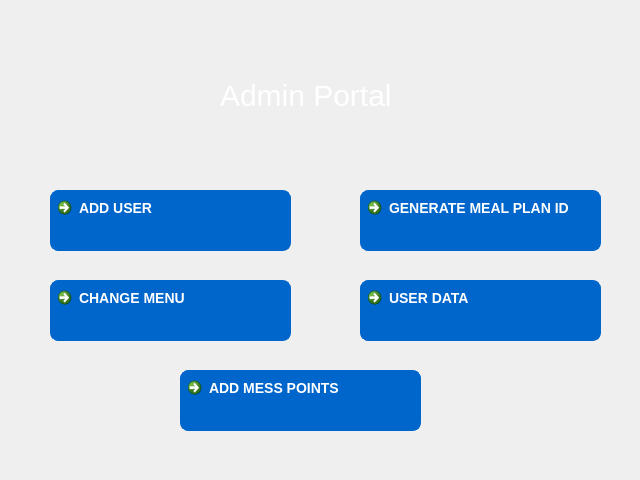
<?xml version="1.0" encoding="UTF-8"?>
<ui version="4.0">
 <class>admin_page</class>
 <widget class="QDialog" name="admin_page">
  <property name="geometry">
   <rect>
    <x>0</x>
    <y>0</y>
    <width>640</width>
    <height>480</height>
   </rect>
  </property>
  <property name="windowTitle">
   <string>Admin</string>
  </property>
  <property name="windowIcon">
   <iconset resource="img.qrc">
    <normaloff>:/images/mess_icon4.png</normaloff>:/images/mess_icon4.png</iconset>
  </property>
  <widget class="QCommandLinkButton" name="viewMenu">
   <property name="geometry">
    <rect>
     <x>50</x>
     <y>280</y>
     <width>241</width>
     <height>61</height>
    </rect>
   </property>
   <property name="styleSheet">
    <string notr="true">QCommandLinkButton {
    background-color: #0066CC; /* Lighter Blue (for button) */
    color: white; /* White text */
    border: 1px solid #0066CC; /* Slight Blue border (match button color) */
    border-radius: 8px; /* Rounded borders */
    font-size: 14px; /* Increased text size */
    font-family: 'Tahoma', sans-serif; /* Different font */
}

QCommandLinkButton:hover {
    background-color: #005599; /* Slightly darker Blue on hover */
}

QCommandLinkButton:pressed {
    background-color: #004080; /* Darker Blue when pressed */
    border: 1px solid #004080; /* Slight Darker Blue border when pressed */
}
</string>
   </property>
   <property name="text">
    <string>CHANGE MENU</string>
   </property>
   <property name="icon">
    <iconset resource="img.qrc">
     <normaloff>:/images/cycle.png</normaloff>:/images/cycle.png</iconset>
   </property>
   <property name="iconSize">
    <size>
     <width>40</width>
     <height>40</height>
    </size>
   </property>
  </widget>
  <widget class="QCommandLinkButton" name="addUser">
   <property name="geometry">
    <rect>
     <x>50</x>
     <y>190</y>
     <width>241</width>
     <height>61</height>
    </rect>
   </property>
   <property name="styleSheet">
    <string notr="true">QCommandLinkButton {
    background-color: #0066CC; /* Lighter Blue (for button) */
    color: white; /* White text */
    border: 1px solid #0066CC; /* Slight Blue border (match button color) */
    border-radius: 8px; /* Rounded borders */
    font-size: 14px; /* Increased text size */
    font-family: 'Tahoma', sans-serif; /* Different font */
}

QCommandLinkButton:hover {
    background-color: #005599; /* Slightly darker Blue on hover */
}

QCommandLinkButton:pressed {
    background-color: #004080; /* Darker Blue when pressed */
    border: 1px solid #004080; /* Slight Darker Blue border when pressed */
}
</string>
   </property>
   <property name="text">
    <string>ADD USER</string>
   </property>
   <property name="icon">
    <iconset resource="img.qrc">
     <normaloff>:/images/add3.png</normaloff>:/images/add3.png</iconset>
   </property>
   <property name="iconSize">
    <size>
     <width>40</width>
     <height>40</height>
    </size>
   </property>
  </widget>
  <widget class="QCommandLinkButton" name="addMealPlan">
   <property name="geometry">
    <rect>
     <x>360</x>
     <y>190</y>
     <width>241</width>
     <height>61</height>
    </rect>
   </property>
   <property name="styleSheet">
    <string notr="true">QCommandLinkButton {
    background-color: #0066CC; /* Lighter Blue (for button) */
    color: white; /* White text */
    border: 1px solid #0066CC; /* Slight Blue border (match button color) */
    border-radius: 8px; /* Rounded borders */
    font-size: 14px; /* Increased text size */
    font-family: 'Tahoma', sans-serif; /* Different font */
}

QCommandLinkButton:hover {
    background-color: #005599; /* Slightly darker Blue on hover */
}

QCommandLinkButton:pressed {
    background-color: #004080; /* Darker Blue when pressed */
    border: 1px solid #004080; /* Slight Darker Blue border when pressed */
}
</string>
   </property>
   <property name="text">
    <string>GENERATE MEAL PLAN ID</string>
   </property>
   <property name="icon">
    <iconset resource="img.qrc">
     <normaloff>:/images/magic-wand.png</normaloff>:/images/magic-wand.png</iconset>
   </property>
   <property name="iconSize">
    <size>
     <width>40</width>
     <height>40</height>
    </size>
   </property>
  </widget>
  <widget class="QCommandLinkButton" name="userData">
   <property name="geometry">
    <rect>
     <x>360</x>
     <y>280</y>
     <width>241</width>
     <height>61</height>
    </rect>
   </property>
   <property name="styleSheet">
    <string notr="true">QCommandLinkButton {
    background-color: #0066CC; /* Lighter Blue (for button) */
    color: white; /* White text */
    border: 1px solid #0066CC; /* Slight Blue border (match button color) */
    border-radius: 8px; /* Rounded borders */
    font-size: 14px; /* Increased text size */
    font-family: 'Tahoma', sans-serif; /* Different font */
}

QCommandLinkButton:hover {
    background-color: #005599; /* Slightly darker Blue on hover */
}

QCommandLinkButton:pressed {
    background-color: #004080; /* Darker Blue when pressed */
    border: 1px solid #004080; /* Slight Darker Blue border when pressed */
}
</string>
   </property>
   <property name="text">
    <string>USER DATA</string>
   </property>
   <property name="icon">
    <iconset resource="img.qrc">
     <normaloff>:/images/data-recovery.png</normaloff>:/images/data-recovery.png</iconset>
   </property>
   <property name="iconSize">
    <size>
     <width>40</width>
     <height>40</height>
    </size>
   </property>
  </widget>
  <widget class="QCommandLinkButton" name="addMessPoints">
   <property name="geometry">
    <rect>
     <x>180</x>
     <y>370</y>
     <width>241</width>
     <height>61</height>
    </rect>
   </property>
   <property name="styleSheet">
    <string notr="true">QCommandLinkButton {
    background-color: #0066CC; /* Lighter Blue (for button) */
    color: white; /* White text */
    border: 1px solid #0066CC; /* Slight Blue border (match button color) */
    border-radius: 8px; /* Rounded borders */
    font-size: 14px; /* Increased text size */
    font-family: 'Tahoma', sans-serif; /* Different font */
}

QCommandLinkButton:hover {
    background-color: #005599; /* Slightly darker Blue on hover */
}

QCommandLinkButton:pressed {
    background-color: #004080; /* Darker Blue when pressed */
    border: 1px solid #004080; /* Slight Darker Blue border when pressed */
}
</string>
   </property>
   <property name="text">
    <string>ADD MESS POINTS</string>
   </property>
   <property name="icon">
    <iconset resource="img.qrc">
     <normaloff>:/images/money-flow.png</normaloff>:/images/money-flow.png</iconset>
   </property>
   <property name="iconSize">
    <size>
     <width>40</width>
     <height>40</height>
    </size>
   </property>
  </widget>
  <widget class="QLabel" name="label">
   <property name="geometry">
    <rect>
     <x>220</x>
     <y>60</y>
     <width>251</width>
     <height>71</height>
    </rect>
   </property>
   <property name="styleSheet">
    <string notr="true">/* Apply this style to any widget that contains text */
QWidget {
    color: white;
    text-transform: uppercase;
    font-size: 30px;
}
</string>
   </property>
   <property name="text">
    <string>Admin Portal</string>
   </property>
  </widget>
 </widget>
 <resources>
  <include location="img.qrc"/>
 </resources>
 <connections/>
</ui>
